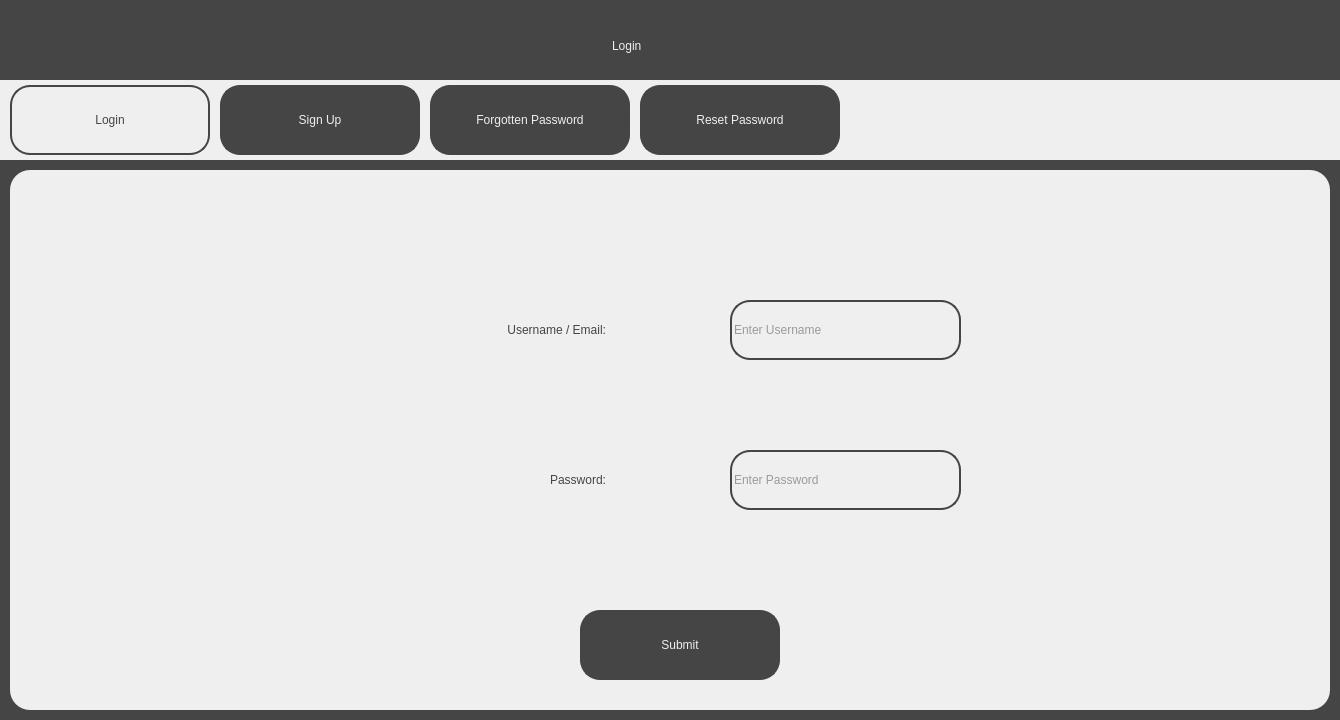
<?xml version="1.0" encoding="UTF-8"?>
<ui version="4.0">
 <class>LoginScreen</class>
 <widget class="QDialog" name="LoginScreen">
  <property name="geometry">
   <rect>
    <x>0</x>
    <y>0</y>
    <width>1340</width>
    <height>720</height>
   </rect>
  </property>
  <property name="windowTitle">
   <string>Visualising the Riemann Hypothesis - Log In</string>
  </property>
  <property name="sizeGripEnabled">
   <bool>false</bool>
  </property>
  <widget class="QWidget" name="widget" native="true">
   <property name="geometry">
    <rect>
     <x>0</x>
     <y>0</y>
     <width>1340</width>
     <height>720</height>
    </rect>
   </property>
   <property name="styleSheet">
    <string notr="true">background-color: rgb(69, 69, 69);</string>
   </property>
   <widget class="QLabel" name="Title">
    <property name="geometry">
     <rect>
      <x>612</x>
      <y>20</y>
      <width>116</width>
      <height>51</height>
     </rect>
    </property>
    <property name="styleSheet">
     <string notr="true">font: 36pt &quot;Sans Serif&quot;; color:rgb(239, 239, 239)</string>
    </property>
    <property name="text">
     <string>Login</string>
    </property>
   </widget>
   <widget class="QWidget" name="TabBar" native="true">
    <property name="geometry">
     <rect>
      <x>0</x>
      <y>80</y>
      <width>1340</width>
      <height>80</height>
     </rect>
    </property>
    <property name="styleSheet">
     <string notr="true">background-color: rgb(239, 239, 239);</string>
    </property>
    <widget class="QPushButton" name="LoginTab">
     <property name="geometry">
      <rect>
       <x>10</x>
       <y>5</y>
       <width>200</width>
       <height>70</height>
      </rect>
     </property>
     <property name="cursor">
      <cursorShape>PointingHandCursor</cursorShape>
     </property>
     <property name="styleSheet">
      <string notr="true">border: 2px solid;
border-radius: 20px;
border-color:rgb(69, 69, 69);
background-color: rgb(239, 239, 239);
font: 36pt &quot;Sans Serif&quot;; color:rgb(69, 69, 69);
</string>
     </property>
     <property name="text">
      <string>Login</string>
     </property>
    </widget>
    <widget class="QPushButton" name="SignUpTab">
     <property name="geometry">
      <rect>
       <x>220</x>
       <y>5</y>
       <width>200</width>
       <height>70</height>
      </rect>
     </property>
     <property name="cursor">
      <cursorShape>PointingHandCursor</cursorShape>
     </property>
     <property name="styleSheet">
      <string notr="true">border: 2px solid;
border-radius: 20px;
border-color:rgb(69, 69, 69);
background-color: rgb(69, 69, 69);
font: 36pt &quot;Sans Serif&quot;; color:rgb(239, 239, 239);
</string>
     </property>
     <property name="text">
      <string>Sign Up</string>
     </property>
    </widget>
    <widget class="QPushButton" name="ForgottenPasswordTab">
     <property name="geometry">
      <rect>
       <x>430</x>
       <y>5</y>
       <width>200</width>
       <height>70</height>
      </rect>
     </property>
     <property name="cursor">
      <cursorShape>PointingHandCursor</cursorShape>
     </property>
     <property name="styleSheet">
      <string notr="true">border: 2px solid;
border-radius: 20px;
border-color:rgb(69, 69, 69);
background-color: rgb(69, 69, 69);
font: 12pt &quot;Sans Serif&quot;; color:rgb(239, 239, 239);
</string>
     </property>
     <property name="text">
      <string>Forgotten Password</string>
     </property>
    </widget>
    <widget class="QPushButton" name="ResetPasswordTab">
     <property name="geometry">
      <rect>
       <x>640</x>
       <y>5</y>
       <width>200</width>
       <height>70</height>
      </rect>
     </property>
     <property name="cursor">
      <cursorShape>PointingHandCursor</cursorShape>
     </property>
     <property name="styleSheet">
      <string notr="true">border: 2px solid;
border-radius: 20px;
border-color:rgb(69, 69, 69);
background-color: rgb(69, 69, 69);
font: 20pt &quot;Sans Serif&quot;; color:rgb(239, 239, 239);
</string>
     </property>
     <property name="text">
      <string>Reset Password</string>
     </property>
    </widget>
   </widget>
   <widget class="QWidget" name="MainWidget" native="true">
    <property name="geometry">
     <rect>
      <x>10</x>
      <y>170</y>
      <width>1320</width>
      <height>540</height>
     </rect>
    </property>
    <property name="styleSheet">
     <string notr="true">background-color: rgb(239, 239, 239);
border-radius: 20px;</string>
    </property>
    <widget class="QLabel" name="UsernameOrEmailText">
     <property name="geometry">
      <rect>
       <x>300</x>
       <y>130</y>
       <width>301</width>
       <height>61</height>
      </rect>
     </property>
     <property name="styleSheet">
      <string notr="true">font: 25pt &quot;Sans Serif&quot;; color:rgb(69, 69, 69);
background-color: rgb(239, 239, 239); padding: 5px;</string>
     </property>
     <property name="text">
      <string>&lt;html&gt;&lt;head/&gt;&lt;body&gt;&lt;p align=&quot;right&quot;&gt;Username / Email:&lt;/p&gt;&lt;/body&gt;&lt;/html&gt;</string>
     </property>
    </widget>
    <widget class="QLabel" name="PasswordText">
     <property name="geometry">
      <rect>
       <x>320</x>
       <y>280</y>
       <width>281</width>
       <height>61</height>
      </rect>
     </property>
     <property name="styleSheet">
      <string notr="true">font: 25pt &quot;Sans Serif&quot;; color:rgb(69, 69, 69);
background-color: rgb(239, 239, 239); padding: 5px;</string>
     </property>
     <property name="text">
      <string>&lt;html&gt;&lt;head/&gt;&lt;body&gt;&lt;p align=&quot;right&quot;&gt;Password:&lt;/p&gt;&lt;/body&gt;&lt;/html&gt;</string>
     </property>
    </widget>
    <widget class="QLineEdit" name="UsernameInput">
     <property name="geometry">
      <rect>
       <x>720</x>
       <y>130</y>
       <width>231</width>
       <height>60</height>
      </rect>
     </property>
     <property name="styleSheet">
      <string notr="true">background-color: rgb(239, 239, 239);
color: rgb(69, 69, 69);
font: 18pt &quot;Sans Serif&quot;;
border: 2px solid;
border-radius: 20px;
border-color:rgb(69, 69, 69);</string>
     </property>
     <property name="text">
      <string/>
     </property>
     <property name="cursorPosition">
      <number>0</number>
     </property>
     <property name="placeholderText">
      <string>Enter Username</string>
     </property>
    </widget>
    <widget class="QLineEdit" name="PasswordInput">
     <property name="geometry">
      <rect>
       <x>720</x>
       <y>280</y>
       <width>231</width>
       <height>60</height>
      </rect>
     </property>
     <property name="styleSheet">
      <string notr="true">background-color: rgb(239, 239, 239);
color: rgb(69, 69, 69);
font: 18pt &quot;Sans Serif&quot;;
border: 2px solid;
border-radius: 20px;
border-color:rgb(69, 69, 69);</string>
     </property>
     <property name="text">
      <string/>
     </property>
     <property name="echoMode">
      <enum>QLineEdit::Password</enum>
     </property>
     <property name="cursorPosition">
      <number>0</number>
     </property>
     <property name="placeholderText">
      <string>Enter Password</string>
     </property>
    </widget>
    <widget class="QPushButton" name="SubmitButton">
     <property name="geometry">
      <rect>
       <x>570</x>
       <y>440</y>
       <width>200</width>
       <height>70</height>
      </rect>
     </property>
     <property name="cursor">
      <cursorShape>PointingHandCursor</cursorShape>
     </property>
     <property name="styleSheet">
      <string notr="true">border: 2px solid;
border-radius: 20px;
border-color:rgb(69, 69, 69);
background-color: rgb(69, 69, 69);
font: 36pt &quot;Sans Serif&quot;; color:rgb(239, 239, 239);
</string>
     </property>
     <property name="text">
      <string>Submit</string>
     </property>
    </widget>
   </widget>
  </widget>
 </widget>
 <resources/>
 <connections/>
</ui>
